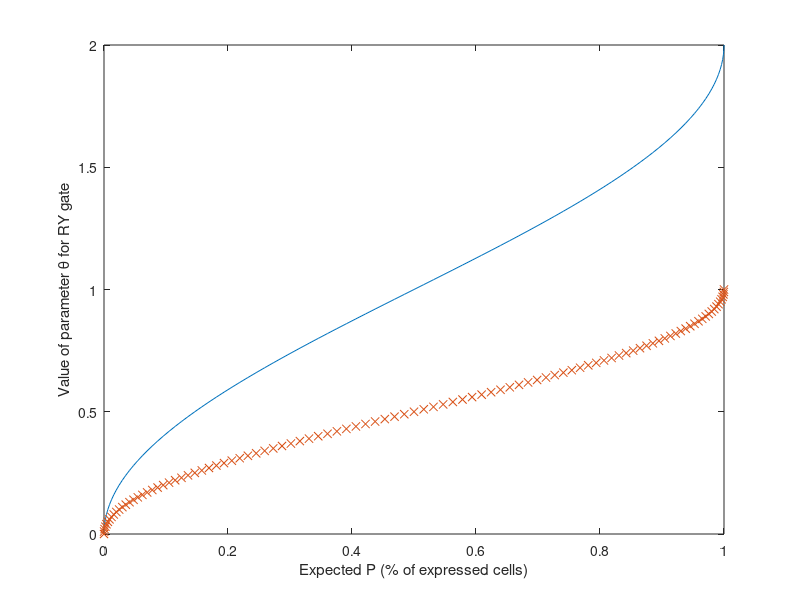

Recreate this plot in MATLAB.
Theta=0:0.01:1;
q=[1 0]';
p=zeros(size(Theta));
for k=1:length(Theta)
    theta=Theta(k)*pi;
    RY=[cos(theta/2) -sin(theta/2); sin(theta/2) cos(theta/2)];    
    f=(RY*q).^2;
    p(k)=f(2);
end

figure;
plot(p,2*Theta);
hold on
plot(p,asin(sqrt(p))*(2/pi),'x')
%plot(p,4*asin(sqrt(p))/pi)
xlabel('Expected P (% of expressed cells)')
ylabel('Value of parameter \theta for RY gate')
